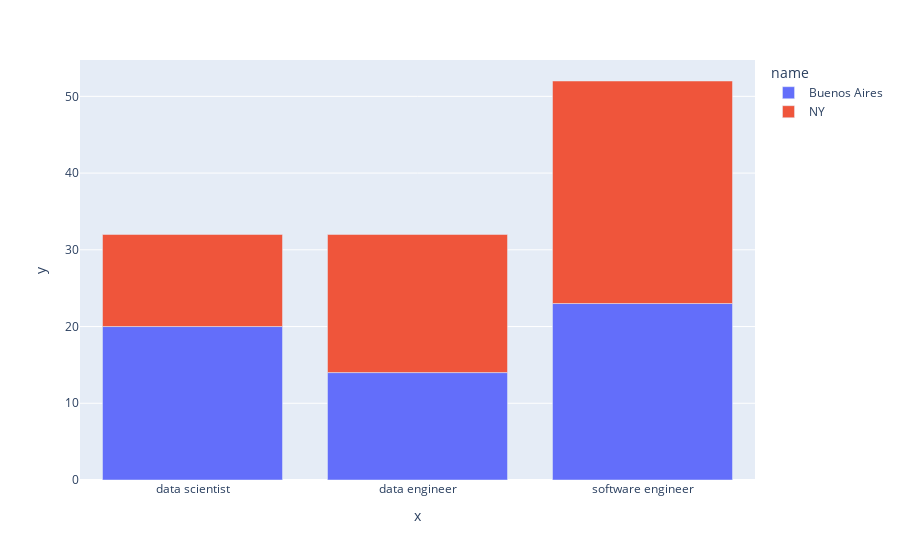

Notebook code for this chart:
### Markdown cell above
### Bar chart apilado

El valor del argumento que define que el bar chart es agrupado es `barmode='relative'`

El código es el mismo que el del ejemplo anterior.

### Code cell
fig = px.bar(data_raw, x="x", y="y", color='name', barmode='relative')
fig.show()

### Figure 1 — Plotly figure (JSON) as saved in the notebook; plotly's stock layout.template omitted (floating-point values rounded to 4 significant figures)
{"data": [{"alignmentgroup": "True", "hovertemplate": "name=Buenos Aires<br>x=%{x}<br>y=%{y}<extra></extra>", "legendgroup": "Buenos Aires", "marker": {"color": "#636efa"}, "name": "Buenos Aires", "offsetgroup": "Buenos Aires", "orientation": "v", "showlegend": true, "textposition": "auto", "type": "bar", "x": ["data scientist", "data engineer", "software engineer"], "xaxis": "x", "y": [20, 14, 23], "yaxis": "y"}, {"alignmentgroup": "True", "hovertemplate": "name=NY<br>x=%{x}<br>y=%{y}<extra></extra>", "legendgroup": "NY", "marker": {"color": "#EF553B"}, "name": "NY", "offsetgroup": "NY", "orientation": "v", "showlegend": true, "textposition": "auto", "type": "bar", "x": ["data scientist", "data engineer", "software engineer"], "xaxis": "x", "y": [12, 18, 29], "yaxis": "y"}], "layout": {"autosize": true, "barmode": "relative", "legend": {"title": {"text": "name"}, "tracegroupgap": 0}, "margin": {"t": 60}, "xaxis": {"anchor": "y", "autorange": true, "domain": [0, 1], "range": [-0.5, 2.5], "title": {"text": "x"}, "type": "category"}, "yaxis": {"anchor": "x", "autorange": true, "domain": [0, 1], "range": [0, 54.74], "title": {"text": "y"}, "type": "linear"}}}
